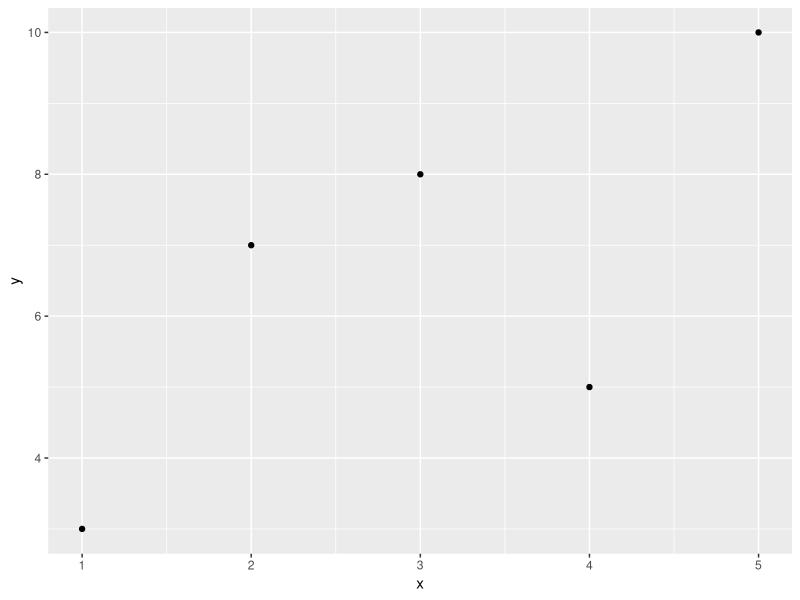

This chart was generated by the following R code:
#Use qplot() to create a simple scatter plot with vectors x and y.

library(ggplot2)
x <- c(1, 2, 3, 4, 5)
y <- c(3, 7, 8, 5, 10)
qplot(x, y)
